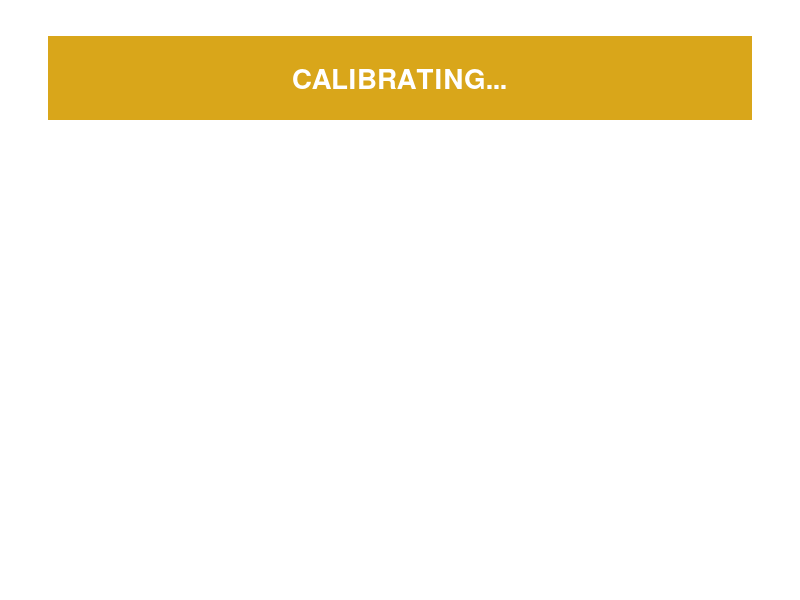

Here is the MATLAB script that generated this plot: (Note: this script raises an error after producing the figure.)
function dash = make_dashboard()
% make_dashboard  Build the link-quality figure (status banner + 7 metric rows).
%   Rows: Frames detected, Detection rate, BER (recent), SNR (recent),
%         Baseline SNR, Throughput, CRC pass (recent).
    f = figure('Name','OFDM Link Monitor','Color','w','Position',[100 100 460 460]);
    ax = axes('Parent',f,'Position',[0 0 1 1]); axis(ax,[0 1 0 1]); axis(ax,'off');
    dash.statusBox = rectangle('Parent',ax,'Position',[0.06 0.80 0.88 0.14], ...
        'FaceColor',[0.85 0.65 0.1],'EdgeColor','none');
    dash.status = text(ax,0.5,0.87,'CALIBRATING...','FontSize',20, ...
        'FontWeight','bold','Color','w','HorizontalAlignment','center');
    labels = {'Frames detected','Detection rate','BER (recent)', ...
              'SNR (recent)','Baseline SNR','Throughput','CRC pass (recent)'};
    nrows  = numel(labels);
    dash.val = gobjects(1, nrows);
    for i = 1:nrows
        y = 0.70 - (i-1)*0.095;
        text(ax,0.10,y,labels{i},'FontSize',13,'Color',[0.3 0.3 0.3]);
        dash.val(i) = text(ax,0.92,y,'--','FontSize',14,'FontWeight','bold', ...
            'HorizontalAlignment','right','Color','k');
    end
    drawnow;
end
